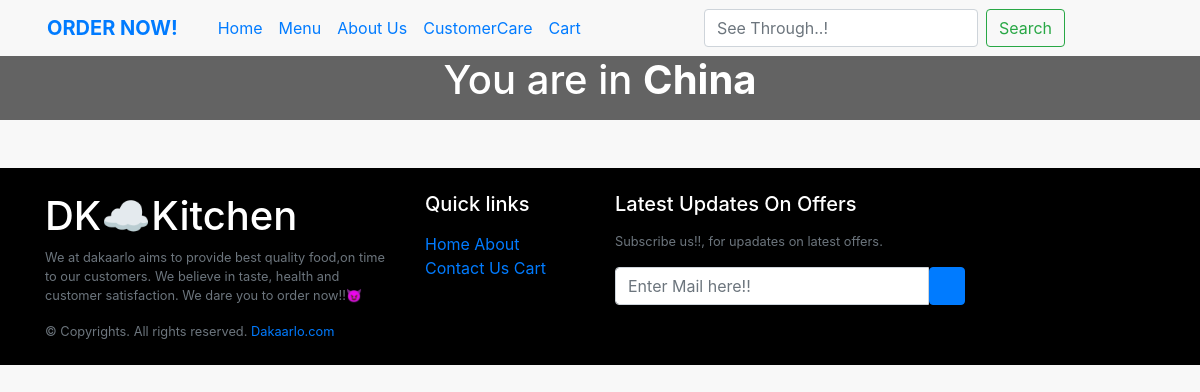
The page /chinese/ on the database as committed earlier.
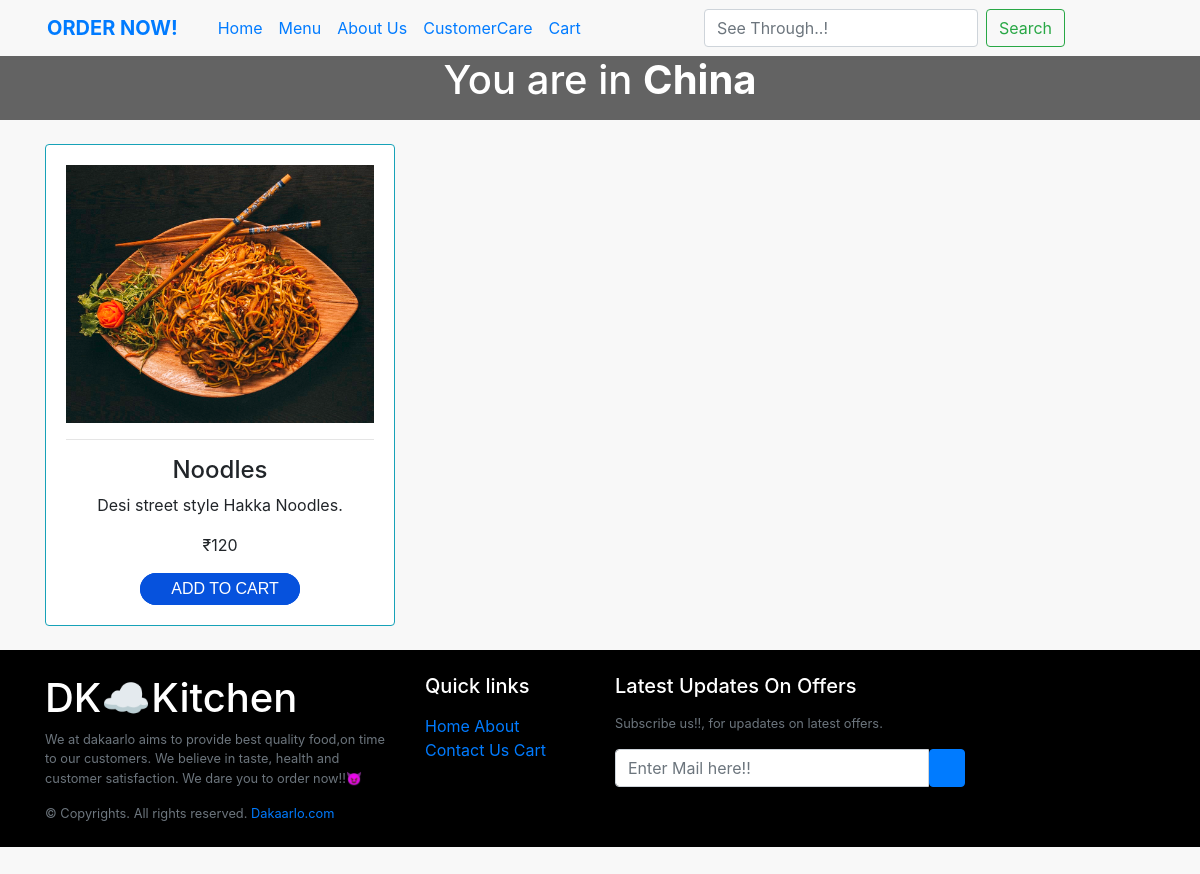
The same page on the database as committed later.
### Services/models.py (models this page shows)
class Chinese(models.Model):
    product_id = models.BigAutoField(primary_key=True)
    chinese_icon = models.ImageField(upload_to="imgs/", default=None)
    chinese_name = models.CharField(max_length=50, default=None)
    chinese_price = models.CharField(max_length=50, default=None)
    chinese_des = models.TextField()

### dakaarlo_kitchen/views.py (the view)
# urls.py: path('chinese/', views.chinese, name="chinese"),
def chinese(request):
    servicedata = Chinese.objects.all()
    data = {
        'servicedata':servicedata
    }
    return render(request, "chinese.html", data)

### templates/chinese.html (shortened to what this page needs)
{% block content %}
    {% include "header.html" %}
    <div id="introCarousel" class="carousel slide carousel-fade shadow-2-strong" data-mdb-ride="carousel">
        <div class="carousel-inner">
            <div class="carousel-item active">
                <div class="mask" style="background-color: rgba(0, 0, 0, 0.6);">
                    <div class="d-flex justify-content-center align-items-center h-100">
                        <div class="text-white text-center">
                            <h1 class="mb-3">You are in <b>China</b></h1>
                        </div>
                    </div>
                </div>
            </div>
        </div>
    </div>
    <br>
    <div class="container">
        <div class="row text-center">
            {% for product in servicedata %}
                <div class="col-md-4">
                    <div class="card card-body h-100 border-info">
                        <img src="/media/{{ product.chinese_icon }}" class="img fluid">
                        <hr>
                        <h4>{{ product.chinese_name }}</h4>
                        <p>{{ product.chinese_des }}</p>
                        <p>{{ product.chinese_price }}</p>
                        <div class="center-button">
                            <button data-product="{{ product.id }}" data-action="add" class="addtocart update-cart">
                                <div class="pretext">
                                     ADD TO CART
                                </div>
                            </button>
                        </div>
                    </div>
                </div>
            {% endfor %}
        </div>
    </div>
    <div>
        <br>
    </div>
    {% include "footer.html" %}
{% endblock %}

Rows that differ between the two databases and show on the page:
added Chinese: chinese_icon (picture), chinese_name "Noodles", chinese_des "Desi street style Hakka Noodles.", chinese_price "₹120"
